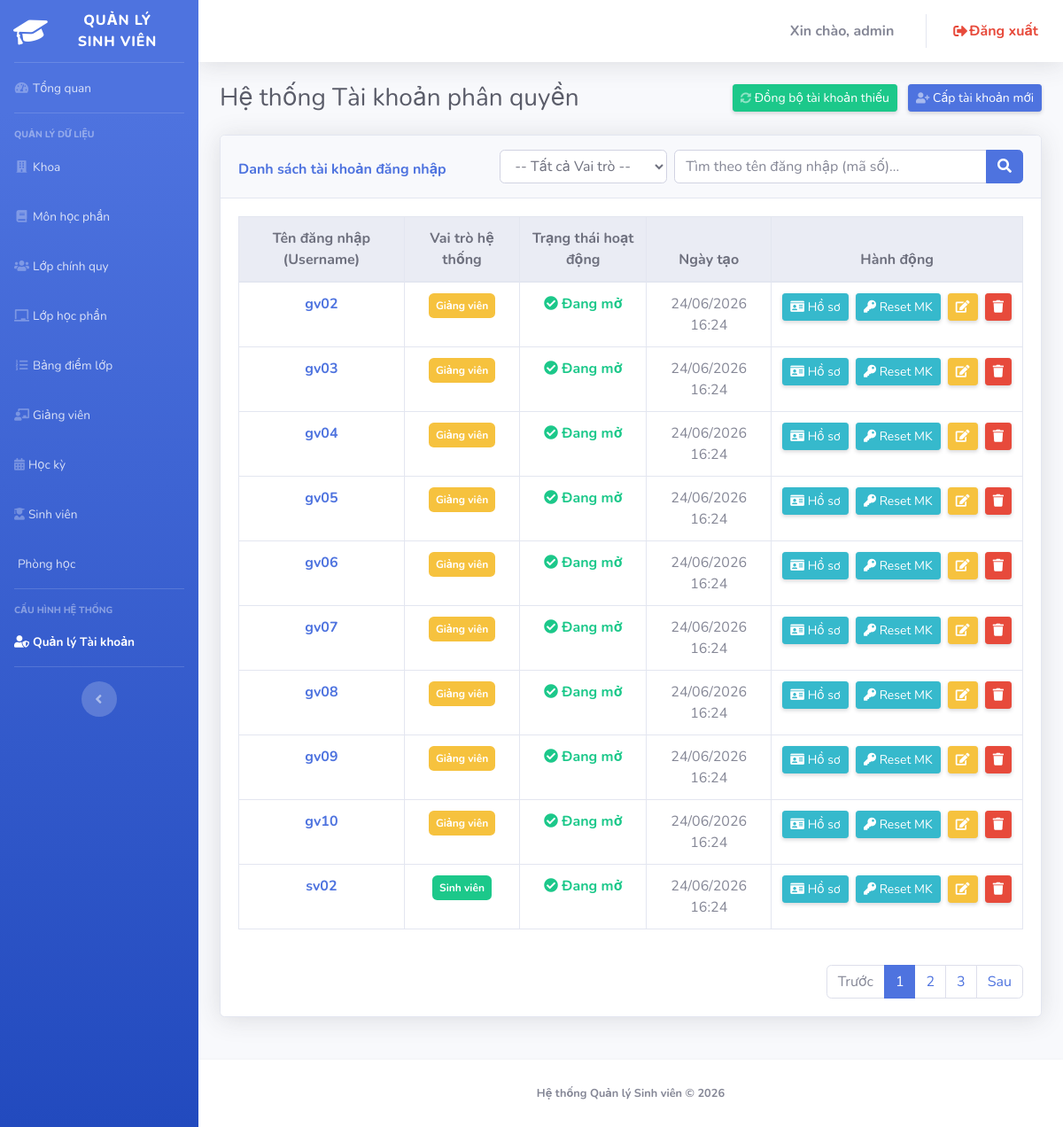
The page /admin/index.php?page=accounts (signed in) on the database its author committed.
### tables this page shows
CREATE TABLE `accounts` (
  `username` varchar(20) NOT NULL,
  `password` varchar(255) DEFAULT NULL,
  `role` varchar(20) NOT NULL,
  `isActive` tinyint(1) DEFAULT 1,
  `createdAt` datetime DEFAULT current_timestamp()
);

### admin/accounts.php (the view, shortened to what this page needs)
<?php
$keyword = $_GET['keyword'] ?? '';
$filter_role = $_GET['filter_role'] ?? '';
$limit = 10;
$p = isset($_GET['p']) ? (int)$_GET['p'] : 1;
$offset = (int)(($p - 1) * $limit);
$baseSelect = "SELECT username, role, isActive, createdAt FROM Accounts";
$whereClauses = [];
$params = [];
$whereString = !empty($whereClauses) ? " WHERE " . implode(" AND ", $whereClauses) : "";
$countSql = "SELECT COUNT(*) FROM Accounts" . $whereString;
$countStmt = $pdo->prepare($countSql);
$countStmt->execute($params);
$totalRows = $countStmt->fetchColumn();
$sql = $baseSelect . $whereString . " ORDER BY createdAt DESC LIMIT $limit OFFSET $offset";
$stmt = $pdo->prepare($sql);
$stmt->execute($params);
$accounts = $stmt->fetchAll();
$totalPages = ceil($totalRows / $limit);
?>
<div class="d-sm-flex align-items-center justify-content-between mb-4">
    <h1 class="h3 mb-0 text-gray-800">Hệ thống Tài khoản phân quyền</h1>
    <div> <form method="POST" class="d-inline mr-2">
            <button type="submit" class="btn btn-sm btn-success shadow-sm" onclick="return confirm('Hệ thống sẽ quét và tạo tài khoản cho các SV/GV chưa có. Mật khẩu mặc định là 123456. Khuyến cáo thực hiện vào giờ thấp điểm. Tiếp tục?')">
                <i class="fas fa-sync-alt fa-sm text-white-50"></i> Đồng bộ tài khoản thiếu
            </button>
        </form>
        <button class="btn btn-sm btn-primary shadow-sm" data-toggle="modal" data-target="#addModal">
            <i class="fas fa-user-plus fa-sm text-white-50"></i> Cấp tài khoản mới
        </button>
    </div>
</div>
<div class="card shadow mb-4">
    <div class="card-header py-3 row align-items-center m-0">
        <div class="col-md-4 mt-2 px-0">
            <h6 class="font-weight-bold text-primary m-0">Danh sách tài khoản đăng nhập</h6>
        </div>
        <div class="col-md-8 px-0">
            <form method="GET" action="index.php" class="mb-0 row no-gutters align-items-center">
                <div class="col-md-4 pr-md-2 mb-2 mb-md-0">
                    <select name="filter_role" class="form-control" onchange="this.form.submit()">
                        <option value="">-- Tất cả Vai trò --</option>
                    </select>
                </div>
                <div class="col-md-8">
                    <div class="input-group w-100">
                        <input type="text" name="keyword" class="form-control" placeholder="Tìm theo tên đăng nhập (mã số)..." value="<?= htmlspecialchars($keyword) ?>">
                        <div class="input-group-append">
                            <button class="btn btn-primary" type="submit"><i class="fas fa-search"></i></button>
                        </div>
                    </div>
                </div>
            </form>
        </div>
    </div>
    <div class="card-body">
        <div class="table-responsive">
            <table class="table table-bordered table-hover align-middle text-center" width="100%">
                <thead class="thead-light">
                    <tr>
                        <th>Tên đăng nhập (Username)</th>
                        <th>Vai trò hệ thống</th>
                        <th>Trạng thái hoạt động</th>
                        <th>Ngày tạo</th>
                        <th width="15%">Hành động</th>
                    </tr>
                </thead>
                <tbody>
                    <?php foreach ($accounts as $acc): ?>
                    <tr>
                        <td class="font-weight-bold text-primary"><?= htmlspecialchars($acc['username']) ?></td>
                        <td>
                            <?php if ($acc['role'] === 'Admin'): ?>
                                <span class="badge badge-danger p-2">Quản trị viên (Admin)</span>
                            <?php elseif ($acc['role'] === 'Teacher'): ?>
                                <span class="badge badge-warning p-2">Giảng viên</span>
                            <?php else: ?>
                                <span class="badge badge-success p-2">Sinh viên</span>
                            <?php endif; ?>
                        </td>
                        <td>
                            <?php if ((int)$acc['isActive'] === 1): ?>
                                <span class="text-success font-weight-bold"><i class="fas fa-check-circle"></i> Đang mở</span>
                            <?php else: ?>
                                <span class="text-danger font-weight-bold"><i class="fas fa-ban"></i> Đang khóa</span>
                            <?php endif; ?>
                        </td>
                        <td><?= date('d/m/Y H:i', strtotime($acc['createdAt'])) ?></td>
                        <td class="text-nowrap">
                                <a href="index.php?page=profile&username=<?= urlencode($acc['username']) ?>" class="btn btn-info btn-sm shadow-sm mr-1">
                                    <i class="fas fa-id-card"></i> Hồ sơ
                                </a>
                            <form method="POST" class="d-inline">
                                <button type="submit" class="btn btn-info btn-sm shadow-sm mr-1" onclick="return confirm('Hệ thống sẽ tạo mật khẩu ngẫu nhiên và gửi thẳng vào email của người này. Bạn có chắc chắn?')">
                                    <i class="fas fa-key"></i> Reset MK
                                </button>
                            </form>
                            <button type="button" class="btn btn-warning btn-sm shadow-sm mr-1"
                                    onclick='openEditModal(<?= json_encode($acc, JSON_HEX_TAG | JSON_HEX_APOS | JSON_HEX_QUOT | JSON_HEX_AMP | JSON_UNESCAPED_UNICODE) ?>)'>
                                <i class="fas fa-edit"></i>
                            </button>
                            <form method="POST" class="d-inline">
                                <button type="submit" class="btn btn-danger btn-sm shadow-sm" onclick="return confirm('Xóa tài khoản có thể làm lỗi lịch sử log. Bạn chắc chắn?')">
                                    <i class="fas fa-trash"></i>
                                </button>
                            </form>
                        </td>
                    </tr>
                    <?php endforeach; ?>
                </tbody>
            </table>
        </div>
        <?php if ($totalPages > 1): ?>
        <nav class="mt-4"><ul class="pagination justify-content-end mb-0">
            <li class="page-item <?= ($p <= 1) ? 'disabled' : '' ?>"><a class="page-link" href="?page=accounts&keyword=<?= urlencode($keyword) ?>&filter_role=<?= urlencode($filter_role) ?>&p=<?= $p - 1 ?>">Trước</a></li>
            <?php for ($i = 1; $i <= $totalPages; $i++): ?>
                <li class="page-item <?= ($i == $p) ? 'active' : '' ?>"><a class="page-link" href="?page=accounts&keyword=<?= urlencode($keyword) ?>&filter_role=<?= urlencode($filter_role) ?>&p=<?= $i ?>"><?= $i ?></a></li>
            <?php endfor; ?>
            <li class="page-item <?= ($p >= $totalPages) ? 'disabled' : '' ?>"><a class="page-link" href="?page=accounts&keyword=<?= urlencode($keyword) ?>&filter_role=<?= urlencode($filter_role) ?>&p=<?= $p + 1 ?>">Sau</a></li>
        </ul></nav>
        <?php endif; ?>
    </div>
</div>

### rows shown on the page
accounts: username "gv02", role "Giảng viên", isActive 1 (drawn), createdAt "24/06/2026 16:24"
accounts: username "gv03", role "Giảng viên", isActive 1 (drawn), createdAt "24/06/2026 16:24"
accounts: username "gv04", role "Giảng viên", isActive 1 (drawn), createdAt "24/06/2026 16:24"
accounts: username "gv05", role "Giảng viên", isActive 1 (drawn), createdAt "24/06/2026 16:24"
accounts: username "gv06", role "Giảng viên", isActive 1 (drawn), createdAt "24/06/2026 16:24"
accounts: username "gv07", role "Giảng viên", isActive 1 (drawn), createdAt "24/06/2026 16:24"
accounts: username "gv08", role "Giảng viên", isActive 1 (drawn), createdAt "24/06/2026 16:24"
accounts: username "gv09", role "Giảng viên", isActive 1 (drawn), createdAt "24/06/2026 16:24"
accounts: username "gv10", role "Giảng viên", isActive 1 (drawn), createdAt "24/06/2026 16:24"
accounts: username "sv02", role "Sinh viên", isActive 1 (drawn), createdAt "24/06/2026 16:24"

### other values the page prints
$_SESSION['user']['username'] "admin"
